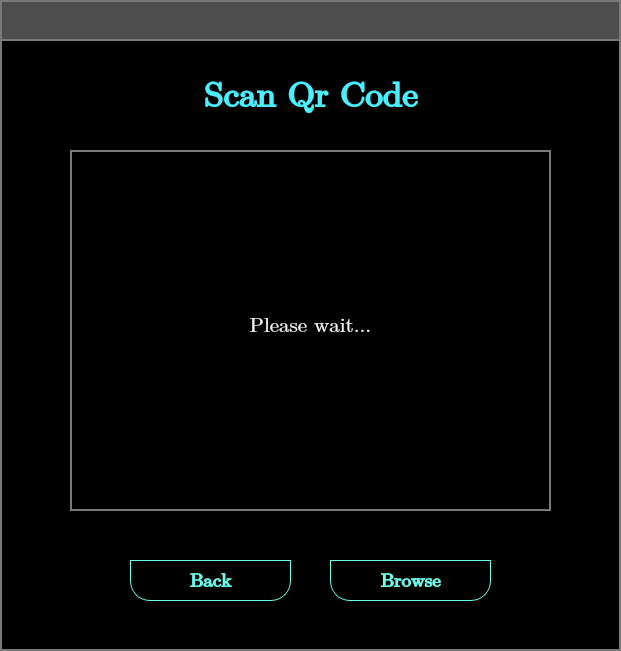
<?xml version="1.0" encoding="UTF-8"?>
<ui version="4.0">
 <class>QrCode</class>
 <widget class="QDialog" name="QrCode">
  <property name="geometry">
   <rect>
    <x>0</x>
    <y>0</y>
    <width>621</width>
    <height>651</height>
   </rect>
  </property>
  <property name="windowTitle">
   <string>Dialog</string>
  </property>
  <property name="styleSheet">
   <string notr="true">background-color: rgb(0, 0, 0);
border:2px solid rgb(121, 121, 121);</string>
  </property>
  <widget class="QLabel" name="label">
   <property name="geometry">
    <rect>
     <x>0</x>
     <y>0</y>
     <width>621</width>
     <height>41</height>
    </rect>
   </property>
   <property name="styleSheet">
    <string notr="true">background-color: rgb(77, 77, 77);
border:2px solid rgb(121, 121, 121);
</string>
   </property>
   <property name="text">
    <string/>
   </property>
  </widget>
  <widget class="QLabel" name="label_2">
   <property name="geometry">
    <rect>
     <x>150</x>
     <y>60</y>
     <width>321</width>
     <height>71</height>
    </rect>
   </property>
   <property name="font">
    <font>
     <family>Cambria Math</family>
     <pointsize>26</pointsize>
     <weight>75</weight>
     <bold>true</bold>
    </font>
   </property>
   <property name="styleSheet">
    <string notr="true">color: rgb(74, 240, 255);
background-color:rgba(0,0,0,0);
border:none;</string>
   </property>
   <property name="text">
    <string>Scan Qr Code</string>
   </property>
   <property name="alignment">
    <set>Qt::AlignCenter</set>
   </property>
  </widget>
  <widget class="QLabel" name="label_3">
   <property name="geometry">
    <rect>
     <x>70</x>
     <y>150</y>
     <width>481</width>
     <height>361</height>
    </rect>
   </property>
   <property name="text">
    <string/>
   </property>
  </widget>
  <widget class="QPushButton" name="pushButton">
   <property name="geometry">
    <rect>
     <x>130</x>
     <y>560</y>
     <width>161</width>
     <height>41</height>
    </rect>
   </property>
   <property name="font">
    <font>
     <family>Cambria Math</family>
     <pointsize>14</pointsize>
     <weight>75</weight>
     <bold>true</bold>
    </font>
   </property>
   <property name="styleSheet">
    <string notr="true">QPushButton{
	color: rgb(108, 255, 238);
	border:1px solid rgb(108,255,238);
	border-bottom-left-radius:20px;
	border-bottom-right-radius:20px;
}
QPushButton:hover{
	background-color:rgb(108,255,238);
	color:rgb(0,0,0);
}</string>
   </property>
   <property name="text">
    <string>Back</string>
   </property>
  </widget>
  <widget class="QLabel" name="label_4">
   <property name="geometry">
    <rect>
     <x>230</x>
     <y>300</y>
     <width>161</width>
     <height>51</height>
    </rect>
   </property>
   <property name="font">
    <font>
     <family>Cambria Math</family>
     <pointsize>16</pointsize>
    </font>
   </property>
   <property name="styleSheet">
    <string notr="true">border:none;
color:rgb(240, 240, 240);</string>
   </property>
   <property name="text">
    <string>Please wait...</string>
   </property>
   <property name="alignment">
    <set>Qt::AlignCenter</set>
   </property>
  </widget>
  <widget class="QPushButton" name="pushButton_2">
   <property name="geometry">
    <rect>
     <x>330</x>
     <y>560</y>
     <width>161</width>
     <height>41</height>
    </rect>
   </property>
   <property name="font">
    <font>
     <family>Cambria Math</family>
     <pointsize>14</pointsize>
     <weight>75</weight>
     <bold>true</bold>
    </font>
   </property>
   <property name="styleSheet">
    <string notr="true">QPushButton{
	color: rgb(108, 255, 238);
	border:1px solid rgb(108,255,238);
	border-bottom-left-radius:20px;
	border-bottom-right-radius:20px;
}
QPushButton:hover{
	background-color:rgb(108,255,238);
	color:rgb(0,0,0);
}</string>
   </property>
   <property name="text">
    <string>Browse</string>
   </property>
  </widget>
 </widget>
 <resources/>
 <connections/>
</ui>
